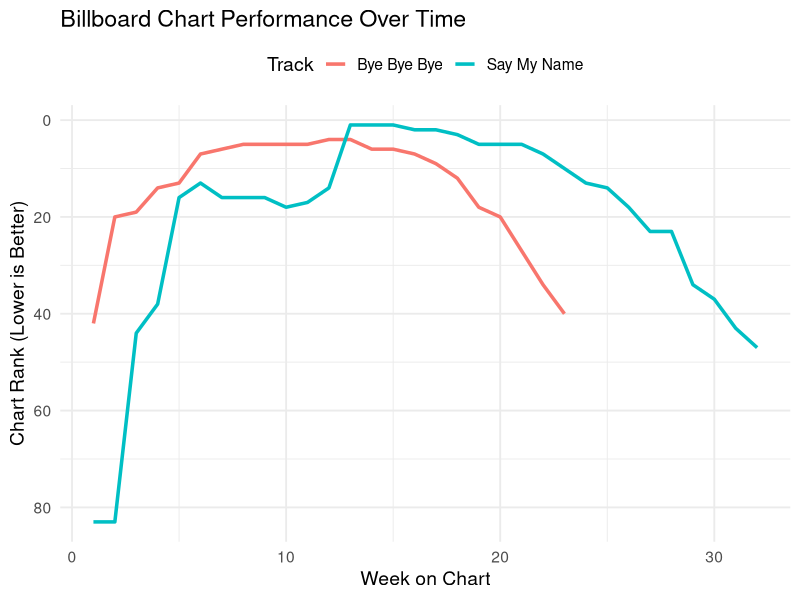

This figure's R source:
## ---- chunk 1
# Load necessary packages
suppressPackageStartupMessages({
  library(tidyverse)
  library(tidyr)
})
## ---- chunk 2
# Reshape data to long format
billboard_long <- billboard %>%
  pivot_longer(cols = starts_with("wk"),
               names_to = "week",
               names_prefix = "wk",
               values_to = "rank",
               values_drop_na = TRUE) %>%
  mutate(week = as.integer(week))

# Plot the rank progression of a few popular songs
billboard_long %>%
  filter(track %in% c("Bye Bye Bye", "Oops!... I Did It Again", "Say My Name")) %>%
  ggplot(aes(x = week, y = rank, color = track)) +
  geom_line(size = 1.2) +
  scale_y_reverse() +  # Because rank 1 is best
  labs(
    title = "Billboard Chart Performance Over Time",
    x = "Week on Chart",
    y = "Chart Rank (Lower is Better)",
    color = "Track"
  ) +
  theme_minimal(base_size = 14) +
  theme(legend.position = "top")
